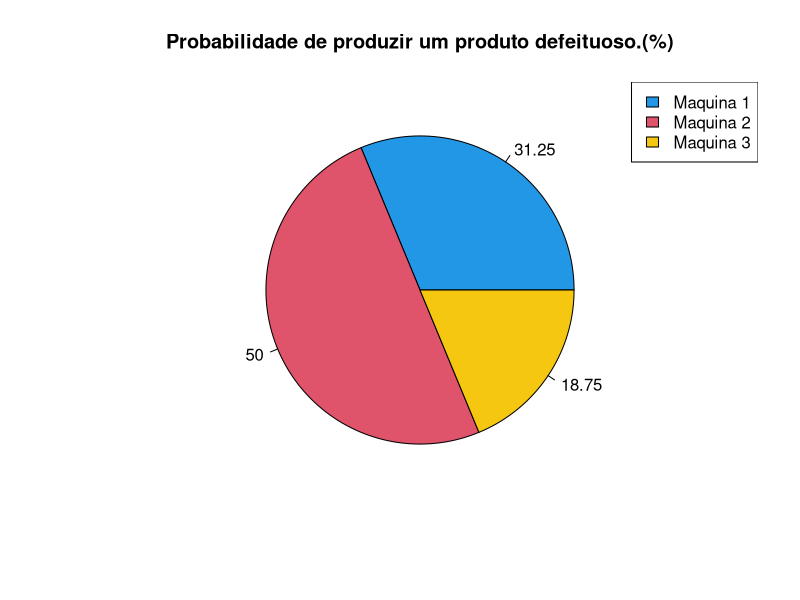

Write R code to recreate this figure.
#Developed By Roger Montiero
#Github: https://github.com/RogerMonteiro124
#Date: 09/05/2017
#Time:02:45:21

#Calcular a probabilidade de uma maquina
#produzir um produto com defeito
main<-function(){
  #Maquinas
  #cada maquina possue 2 parametros: A quantidade produzida 
  #com defeito e a quantidade produzida no total
  m1<-c(1,50)
  m2<-c(2,40)
  m3<-c(3,10)
  
  #Essa funcao calcula a fraçao de vezes que a maquina é usada
  PMi<-function(Mi){
    return(Mi[2]/100)
  }
  
  
  PDMi<-function(Mi){
    return(Mi[1]/100)
  }
  PDUMi<-function(Mi){
    return(PMi(Mi)*PDMi(Mi))
  }
  
  PD<-function(m1,m2,m3){
      D=PDUMi(m1)+PDUMi(m2)+PDUMi(m3)
      return(D)
  }
  D<-PD(m1,m2,m3)
  PM1D<-function(M1,D){
    return((PDMi(M1)*PMi(M1))/D*100)
  }
  PM2D<-function(M2,D){
    return((PDMi(M2)*PMi(M2))/D*100)
  }
  PM3D<-function(M3,D){
    return((PDMi(M3)*PMi(M3))/D*100)
  }
  
  
  ###DEBUGS###
  #PMi(m1)
  #PMi(m2)
  #PMi(m3)
  #PDMi(m1)
  #PDMi(m2)
  #PDMi(m3)
  #PDUMi(m1)
  #PDUMi(m2)
  #PDUMi(m3)
  #PD(m1,m2,m3)
  
  
  #PLOTANDO O GRAFICO
  
  grafico<-c(PM1D(m1,D),PM1D(m2,D),PM1D(m3,D))
  pie(grafico,main = "Probabilidade de produzir um produto defeituoso.(%)",labels =c(PM1D(m1,D), PM1D(m2,D),PM1D(m3,D)),col = c(4,2,7))
  
  #Adcionando a Legenda
  
  legend("topright",fill = c(4,2,7),legend = c("Maquina 1","Maquina 2","Maquina 3"))
}
main()

